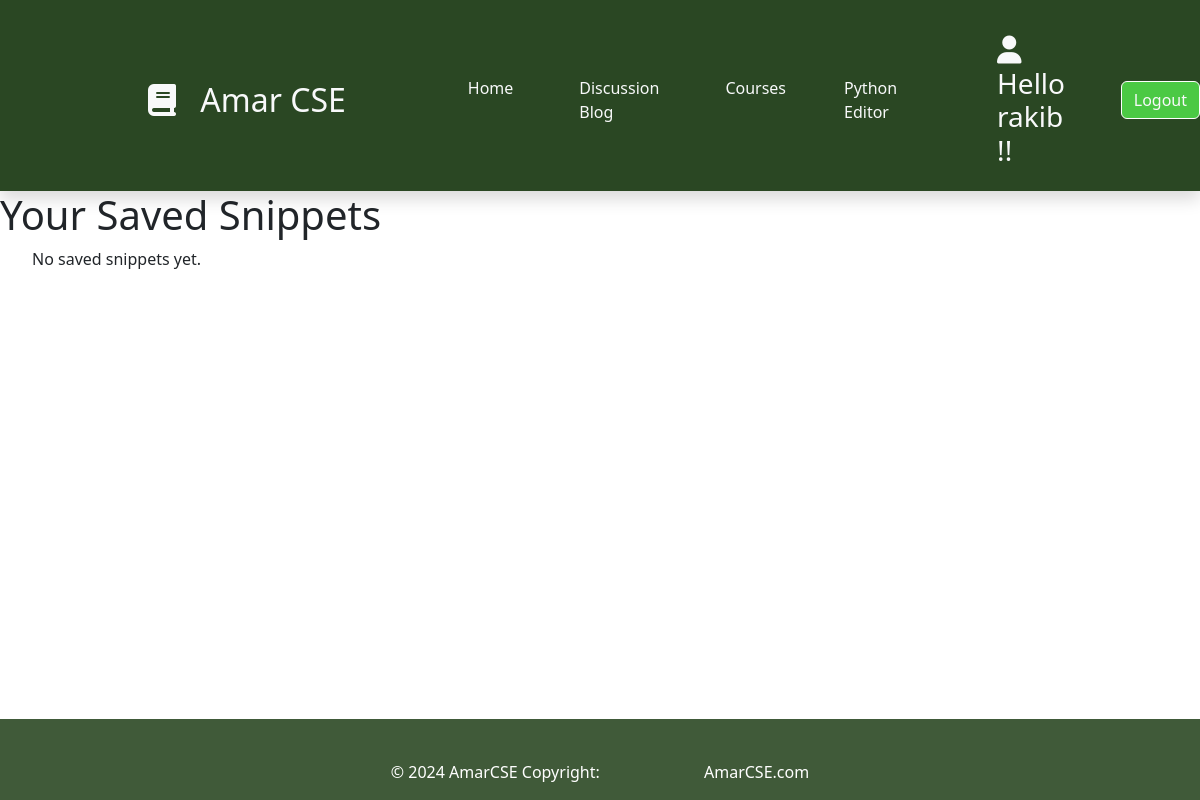
Before: /code_editor/snippets/ (signed in) with the older database file.
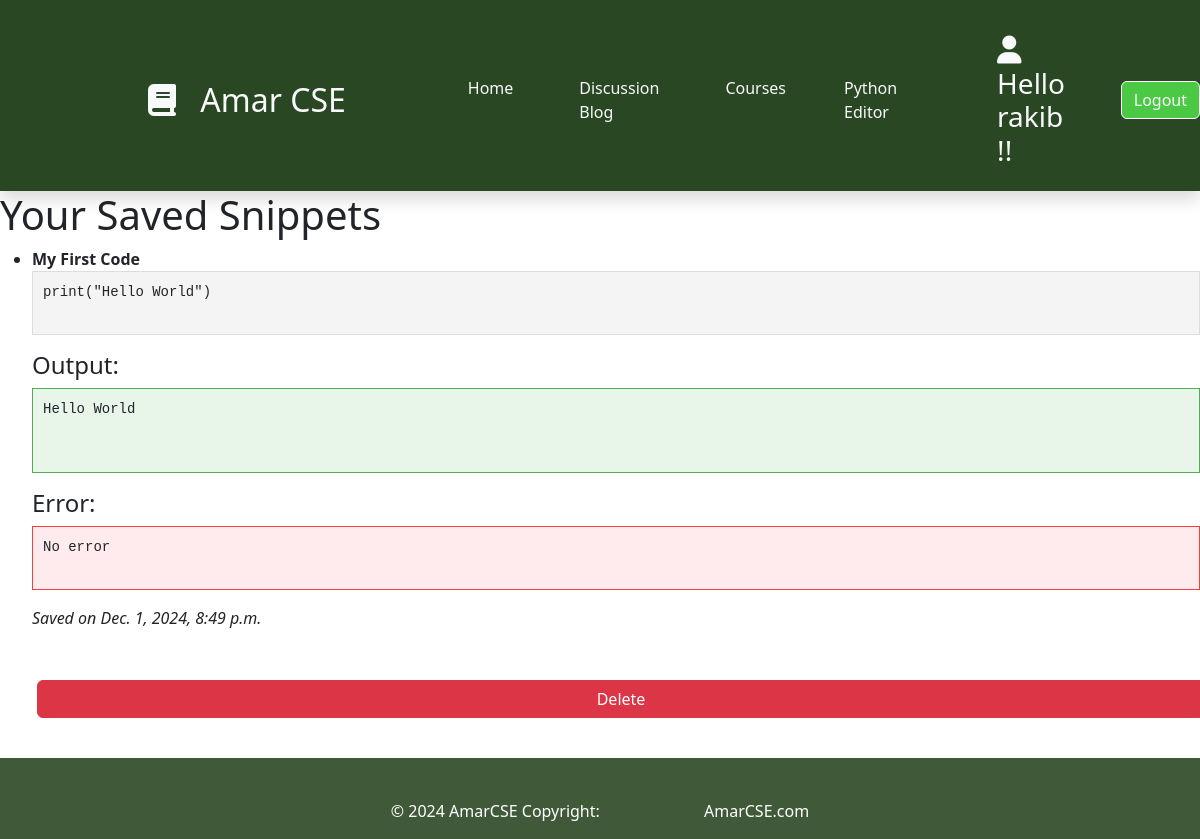
After: the same page with the newer database file.
### code_editor/models.py (models this page shows, shortened)
class Snippet(models.Model):
    user = models.ForeignKey(User, on_delete=models.CASCADE)
    title = models.CharField(max_length=200, blank=True, null=True)
    code = models.TextField()
    output = models.TextField(blank=True, null=True)
    error = models.TextField(blank=True, null=True)
    created_at = models.DateTimeField(auto_now_add=True)

### code_editor/views.py (the view)
# urls.py: path('snippets/', views.view_snippets, name='view_snippets'),
def view_snippets(request):
    if request.user.is_authenticated:
        snippets = Snippet.objects.filter(user=request.user).order_by('-created_at')
        return render(request, 'editor/view_snippets.html', {'snippets': snippets})
    else:
        return redirect('login')

### template/editor/view_snippets.html (shortened to what this page needs)
{% extends 'base.html' %}
{% block content %}
<h1>Your Saved Snippets</h1>
<ul>
    {% for snippet in snippets %}
        <li>
            <strong>{{ snippet.title }}</strong>
            <pre style="background: #f4f4f4; padding: 10px; border: 1px solid #ddd;">
{{ snippet.code }}
            </pre>
            <h4>Output:</h4>
            <pre style="background: #e8f5e9; padding: 10px; border: 1px solid #4caf50;">
{{ snippet.output|default:"No output" }}
            </pre>
            <h4>Error:</h4>
            <pre style="background: #ffebee; padding: 10px; border: 1px solid #f44336;">
{{ snippet.error|default:"No error" }}
            </pre>
            <em>Saved on {{ snippet.created_at }}</em>
            <form method="post" action="{% url 'delete_snippet' snippet.id %}">
                <button type="submit" class="btn btn-danger">Delete</button>
            </form>
        </li>
    {% empty %}
        <p>No saved snippets yet.</p>
    {% endfor %}
</ul>
{% endblock %}

Changed rows visible on the page:
added Snippet: title "My First Code", code "print(\"Hello World\")", output "Hello World", error "No error", created_at "Dec. 1, 2024, 8:49 p.m."
Other visible differences:
text no longer shown: "No saved snippets yet."
